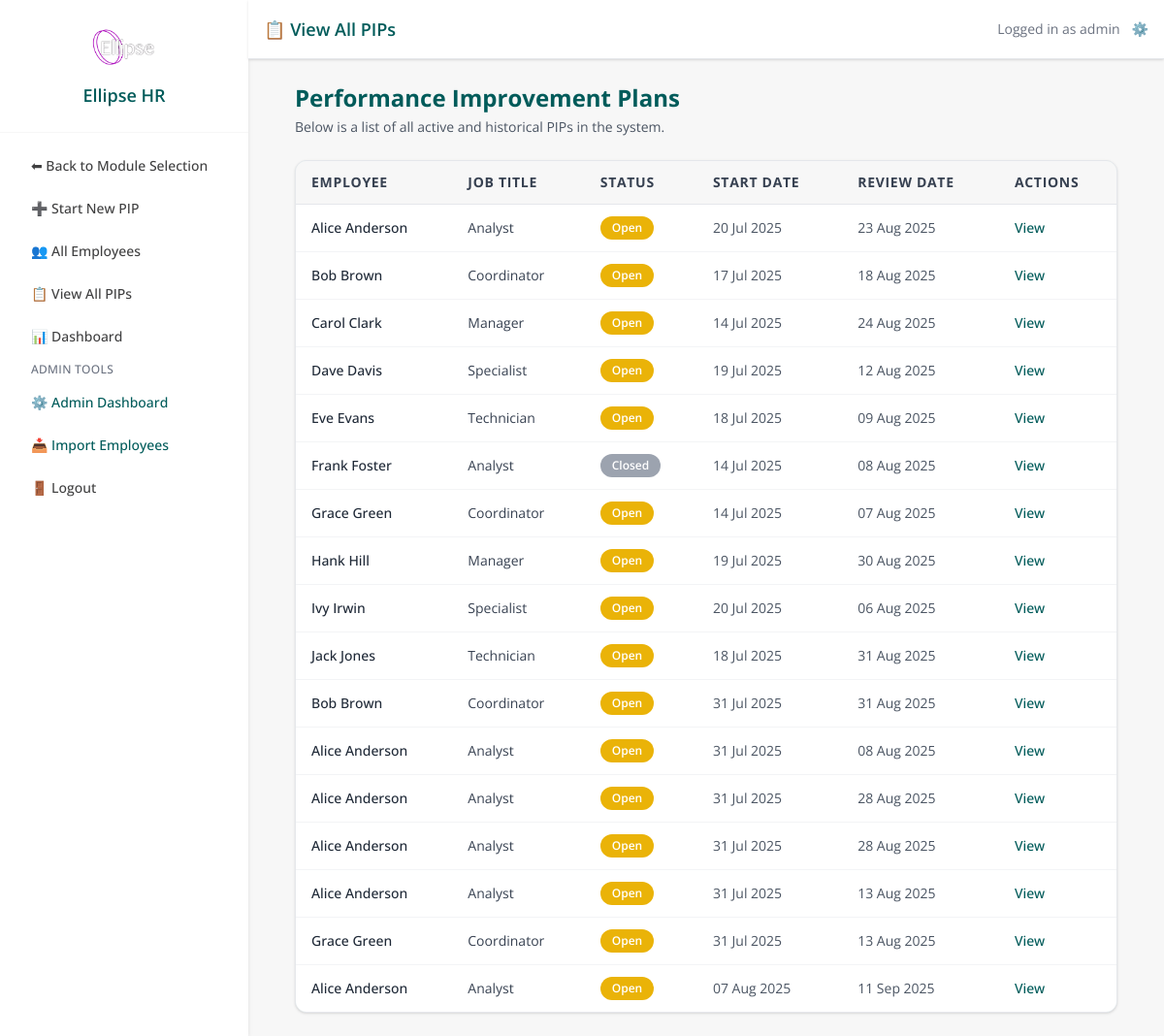
/pip/list (signed in), run on an earlier commit of the app's database.
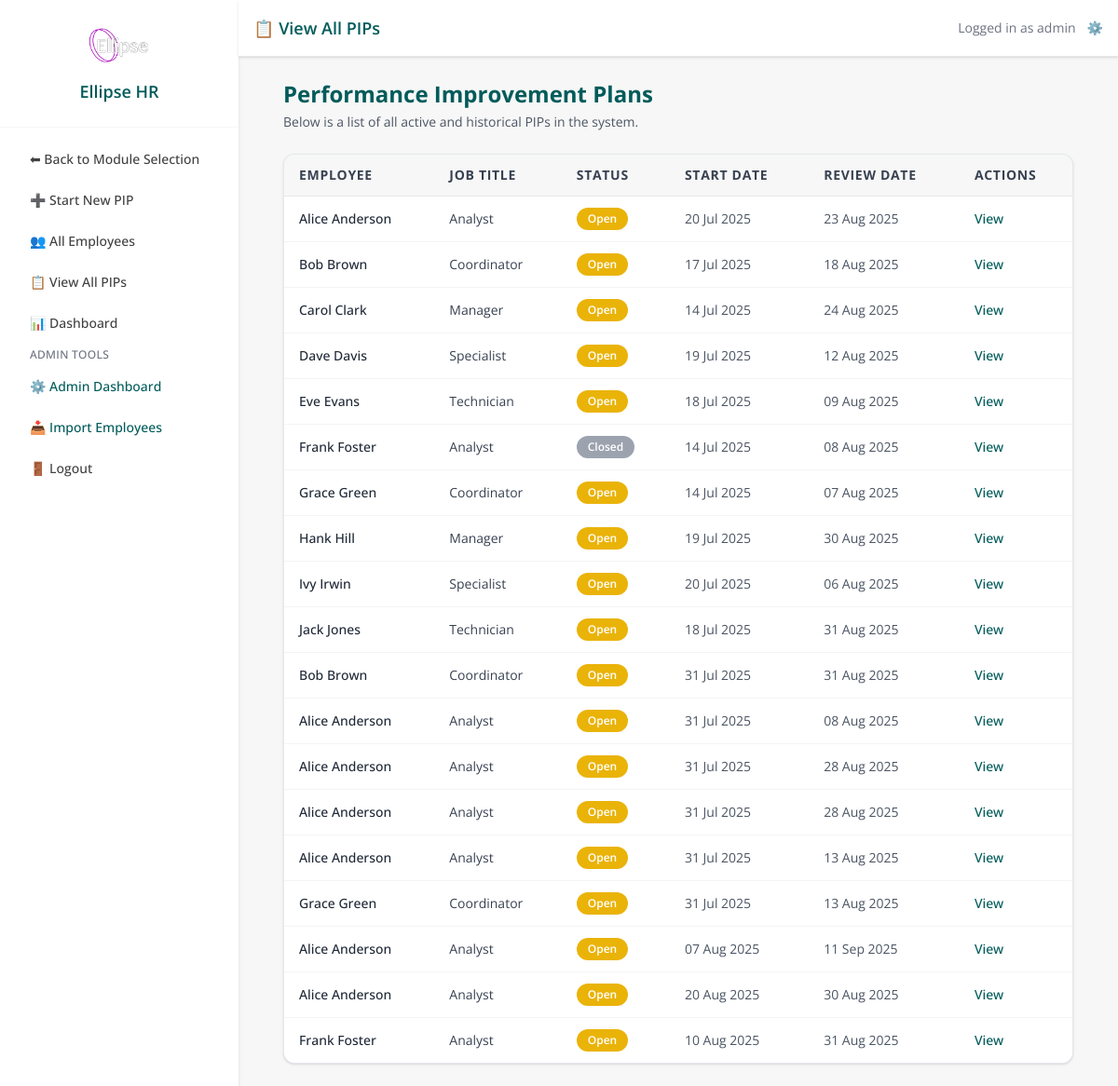
And on a later commit of the database.
### models.py (models this page shows, shortened)
class User(db.Model, UserMixin):
    id = db.Column(db.Integer, primary_key=True)
    username = db.Column(db.String(80), unique=True, nullable=False)
    email = db.Column(db.String(120), unique=True, nullable=False)
    password_hash = db.Column(db.String(200), nullable=False)
    admin_level = db.Column(db.Integer, default=0)  # 0 = line mgr, 1 = admin, 2 = superuser
    team_id = db.Column(db.Integer, nullable=True)
    def is_superuser(self):
        return self.admin_level == 2

class PIPRecord(db.Model):
    __tablename__ = 'pip_record'
    id = db.Column(db.Integer, primary_key=True)
    employee_id = db.Column(db.Integer, db.ForeignKey('employee.id'), nullable=False)
    concerns = db.Column(db.Text, nullable=False)
    start_date = db.Column(db.Date, nullable=False)
    review_date = db.Column(db.Date, nullable=False)
    meeting_notes = db.Column(db.Text)
    status = db.Column(db.String(20), default='Open')
    created_by = db.Column(db.String(100))
    created_at = db.Column(db.DateTime, default=datetime.utcnow)
    last_updated = db.Column(db.DateTime, default=datetime.utcnow, onupdate=datetime.utcnow)
    ai_advice = db.Column(db.Text)
    ai_advice_generated_at = db.Column(db.DateTime)
    capability_meeting_date = db.Column(db.DateTime, nullable=True)
    capability_meeting_time = db.Column(db.String, nullable=True)
    capability_meeting_venue = db.Column(db.String, nullable=True)
    concern_category = db.Column(db.String(100))
    severity = db.Column(db.String(50))
    frequency = db.Column(db.String(50))
    tags = db.Column(db.Text)
    employee = db.relationship('Employee', back_populates='pips')
    action_items = db.relationship(
        'PIPActionItem',
        back_populates='pip_record',
        cascade='all, delete-orphan',
        lazy=True
    )
    timeline_events = db.relationship(
        'TimelineEvent',
        back_populates='pip_record',
        cascade='all, delete-orphan',
        lazy=True
    )

class Employee(db.Model):
    id = db.Column(db.Integer, primary_key=True)
    first_name = db.Column(db.String(100))
    last_name = db.Column(db.String(100))
    job_title = db.Column(db.String(100))
    line_manager = db.Column(db.String(100))
    service = db.Column(db.String(100))
    start_date = db.Column(db.Date)
    team_id = db.Column(db.Integer)
    email = db.Column(db.String(120), nullable=True)
    pips = db.relationship('PIPRecord', back_populates='employee', lazy=True)

### app.py (the view)
@app.route('/pip/list')
@login_required
def pip_list():
    pips = PIPRecord.query.join(Employee).all()
    return render_template('pip_list.html', pips=pips)

### app.py (called while the page is built)
@app.context_processor
def inject_module():
    return dict(active_module=session.get('active_module'))

@login_manager.user_loader
def load_user(user_id):
    return db.session.get(User, int(user_id))

@app.before_request
def set_active_module():
    path = request.path.lower()
    if path.startswith('/pip/') or \
       path.startswith('/employee/') or \
       path in ['/dashboard', '/pip_list', '/employee/list', '/employee/add', '/pip/select-employee']:
        session['active_module'] = 'PIP'
    elif path.startswith('/probation/'):
        session['active_module'] = 'Probation'
    elif path == '/':
        session.pop('active_module', None)

### templates/pip_list.html (shortened to what this page needs)
{% extends 'base.html' %}
{% block page_title %}📋 View All PIPs{% endblock %}
{% block content %}
<div class="max-w-6xl mx-auto px-4 sm:px-6">
  <div class="mb-6">
    <h2 class="text-xl sm:text-2xl font-bold text-ellipse-teal mb-1">Performance Improvement Plans</h2>
    <p class="text-sm text-gray-600">Below is a list of all active and historical PIPs in the system.</p>
  </div>
  {% if pips %}
    <div class="overflow-x-auto bg-[#e6f3f3] border border-gray-200 shadow rounded-xl">
      <table class="min-w-full divide-y divide-gray-200 text-xs sm:text-sm text-left">
        <thead class="bg-ellipse-light text-gray-700 font-medium uppercase tracking-wider">
          <tr>
            <th class="px-2 sm:px-4 py-3 whitespace-nowrap">Employee</th>
            <th class="px-2 sm:px-4 py-3 whitespace-nowrap">Job Title</th>
            <th class="px-2 sm:px-4 py-3 whitespace-nowrap">Status</th>
            <th class="px-2 sm:px-4 py-3 whitespace-nowrap">Start Date</th>
            <th class="px-2 sm:px-4 py-3 whitespace-nowrap">Review Date</th>
            <th class="px-2 sm:px-4 py-3 whitespace-nowrap">Actions</th>
          </tr>
        </thead>
        <tbody class="divide-y divide-gray-100 bg-white">
          {% for pip in pips %}
            <tr class="hover:bg-ellipse-light/40 transition">
              <td class="px-2 sm:px-4 py-3 font-medium text-gray-800 whitespace-nowrap">
                {{ pip.employee.first_name }} {{ pip.employee.last_name }}
              </td>
              <td class="px-2 sm:px-4 py-3 text-gray-700 whitespace-nowrap">
                {{ pip.employee.job_title }}
              </td>
              <td class="px-2 sm:px-4 py-3 whitespace-nowrap">
                {% if pip.status == 'Open' %}
                  <span class="inline-block px-3 py-1 text-xs font-semibold text-white bg-yellow-500 rounded-full">Open</span>
                {% elif pip.status == 'Completed' %}
                  <span class="inline-block px-3 py-1 text-xs font-semibold text-white bg-green-600 rounded-full">Completed</span>
                {% elif pip.status == 'Overdue' %}
                  <span class="inline-block px-3 py-1 text-xs font-semibold text-white bg-red-600 rounded-full">Overdue</span>
                {% else %}
                  <span class="inline-block px-3 py-1 text-xs font-semibold text-white bg-gray-400 rounded-full">{{ pip.status }}</span>
                {% endif %}
              </td>
              <td class="px-2 sm:px-4 py-3 text-gray-600 whitespace-nowrap">
                {{ pip.start_date.strftime('%d %b %Y') }}
              </td>
              <td class="px-2 sm:px-4 py-3 text-gray-600 whitespace-nowrap">
                {{ pip.review_date.strftime('%d %b %Y') }}
              </td>
              <td class="px-2 sm:px-4 py-3 whitespace-nowrap">
                <a href="{{ url_for('pip_detail', id=pip.id) }}"
                   class="text-xs sm:text-sm font-medium text-ellipse-teal hover:underline"
                   aria-label="View PIP for {{ pip.employee.first_name }} {{ pip.employee.last_name }}">
                  View
                </a>
              </td>
            </tr>
          {% endfor %}
        </tbody>
      </table>
    </div>
  {% else %}
    <div class="bg-[#e6f3f3] p-6 rounded-xl shadow border border-gray-200 text-center">
      <p class="text-gray-600">No PIPs found.</p>
    </div>
  {% endif %}
</div>
{% endblock %}

### templates/base.html (shortened to what this page needs)
<!DOCTYPE html>
<html lang="en">
<head>
  <script src="https://cdn.tailwindcss.com"></script>
</head>
<body class="text-ellipse-gray font-sans overflow-x-hidden {% if layout != 'fullscreen' %}bg-ellipse-light min-h-screen{% endif %}">
{% if layout != 'fullscreen' %}
<div class="flex flex-col md:flex-row min-h-screen">
  {% if active_module %}
  <aside id="sidebarMenu" class="w-full md:w-64 bg-white shadow-md hidden md:block">
    <div class="p-6 border-b border-ellipse-light text-center">
      <img src="{{ url_for('static', filename='images/logo.avif') }}" alt="Ellipse HR Logo" class="h-12 w-auto mx-auto mb-3" />
      <h1 class="text-lg font-semibold text-ellipse-teal">Ellipse HR</h1>
    </div>
    <nav class="p-4 space-y-2 text-sm font-medium">
      <a href="{{ url_for('home') }}" class="block px-4 py-2 rounded hover:bg-ellipse-light text-ellipse-gray">⬅ Back to Module Selection</a>
      {% if active_module == 'PIP' %}
        <a href="{{ url_for('create_pip_wizard') }}" class="block px-4 py-2 rounded hover:bg-ellipse-light text-ellipse-gray">➕ Start New PIP</a>
        <a href="{{ url_for('employee_list') }}" class="block px-4 py-2 rounded hover:bg-ellipse-light text-ellipse-gray">👥 All Employees</a>
        <a href="{{ url_for('pip_list') }}" class="block px-4 py-2 rounded hover:bg-ellipse-light text-ellipse-gray">📋 View All PIPs</a>
        <a href="{{ url_for('dashboard') }}" class="block px-4 py-2 rounded hover:bg-ellipse-light text-ellipse-gray">📊 Dashboard</a>
      {% endif %}
      {% if current_user.is_authenticated and current_user.is_superuser() %}
        <div class="mt-4 mb-1 text-xs uppercase tracking-wide text-gray-500 px-4">Admin Tools</div>
        <a href="{{ url_for('admin_dashboard') }}" class="block px-4 py-2 rounded hover:bg-ellipse-light text-[#005b5a] {% if request.endpoint == 'admin_dashboard' %}bg-ellipse-light font-semibold{% endif %}">⚙️ Admin Dashboard</a>
        <a href="{{ url_for('employee_import') }}" class="block px-4 py-2 rounded hover:bg-ellipse-light text-[#005b5a] {% if request.endpoint == 'employee_import' %}bg-ellipse-light font-semibold{% endif %}">📥 Import Employees</a>
      {% endif %}
      <a href="{{ url_for('logout') }}" class="block px-4 py-2 rounded hover:bg-ellipse-light text-ellipse-gray">🚪 Logout</a>
    </nav>
  </aside>
  {% endif %}
{% endif %}
<main class="flex-1">
  {% if layout != 'fullscreen' and active_module %}
  <header class="bg-white shadow p-4 flex justify-between items-center border-b border-gray-200">
    <h2 class="text-lg font-semibold text-ellipse-teal">{% block page_title %}{% endblock %}</h2>
    <div class="flex items-center space-x-3 text-sm text-gray-500">
      <span>Logged in as {{ current_user.username }}</span>
      {% if current_user.is_authenticated and current_user.is_superuser() %}
        <a href="{{ url_for('admin_dashboard') }}" class="text-ellipse-teal hover:text-ellipse-hover" title="Admin Tools">⚙️</a>
      {% endif %}
    </div>
  </header>
  {% endif %}
  <div class="{% if layout != 'fullscreen' %}p-4 sm:p-6 max-w-7xl mx-auto{% endif %}">
    {% block content %}{% endblock %}
  </div>
</main>
{% if layout != 'fullscreen' %}
</div>
{% endif %}
</body>
</html>

What changed in the data, as far as the page shows it:
added PIPRecord: employee.first_name "Alice", employee.last_name "Anderson", employee.job_title "Analyst", status "Open", start_date "20 Aug 2025", review_date "30 Aug 2025"
added PIPRecord: employee.first_name "Frank", employee.last_name "Foster", employee.job_title "Analyst", status "Open", start_date "10 Aug 2025", review_date "31 Aug 2025"
